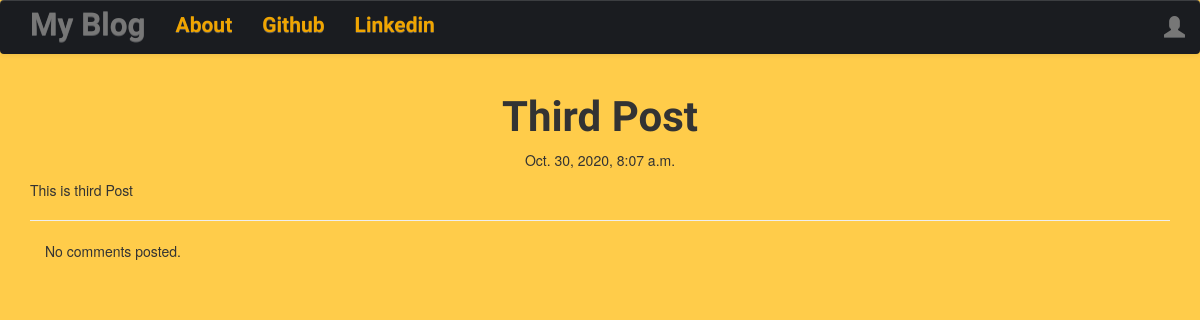
Page /post/8 on the earlier database version.
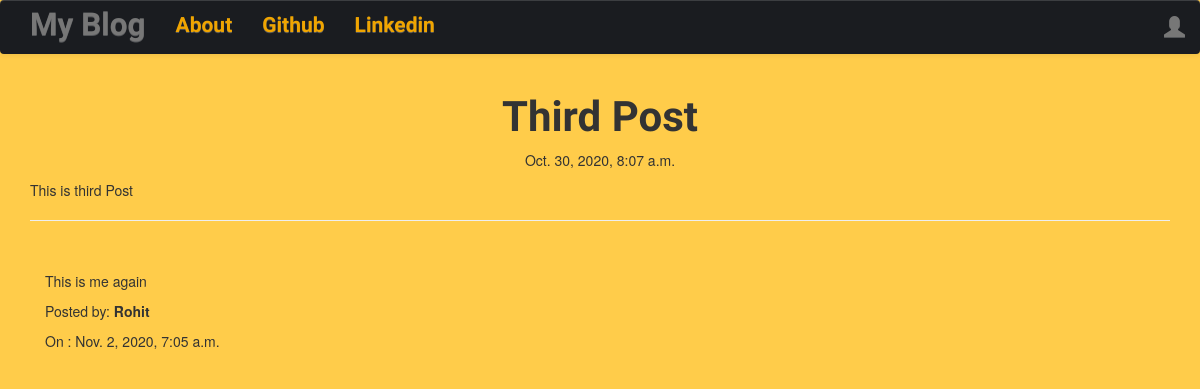
Same page on the later database version.
### blog/models.py (models this page shows, shortened)
class Comment(models.Model):
    post=models.ForeignKey('blog.Post',related_name='comments', on_delete=models.CASCADE)
    author=models.CharField(max_length=200)
    text=models.TextField()
    create_date=models.DateTimeField(default=timezone.now)
    approved_comment=models.BooleanField(default=False)

### blog/views.py (the view)
# urls.py: url(r'^post/(?P<pk>\d+)$', views.PostDetailView.as_view(), name='post_detail'),
class PostDetailView(DetailView):
    model=Post

### blog/templates/blog/post_detail.html (shortened to what this page needs)
{% extends 'blog/base.html' %}
{% block content %}
        <h1 class='posttitle loader'><strong>{{ post.title }}</strong></h1>
        {% if post.published_date %}
            <div class="date postdate">
                {{ post.published_date }}
            </div>
        {% else %}
            <p>Created On: {{ post.created_date }}</p>
            <a style="background:black" class="btn btn-default" href="{% url 'post_publish' pk=post.pk %}"><strong style="color:white" >Publish</strong> </a>
        {% endif %}
      <p class='postcontent' >{{ post.text|safe|linebreaksbr }}</p>
  <hr>
  <div class="container">
  {% for comment in post.comments.all %}
  <br>
      {% if user.is_authenticated or comment.approved_comment %}
          <p>{{ comment.text|safe|linebreaks }}</p>
          <p>Posted by: <strong>{{ comment.author }}</strong></p>
          <p>On : {{ comment.create_date }}</p>
      {% endif %}
  {% empty %}
      <p>No comments posted.</p>
  {% endfor %}
</div>
{% endblock %}

Differences in the rows shown:
added Comment: text "This is me again", author "Rohit", create_date "Nov. 2, 2020, 7:05 a.m."
Other differences:
text no longer shown: "No comments posted."
